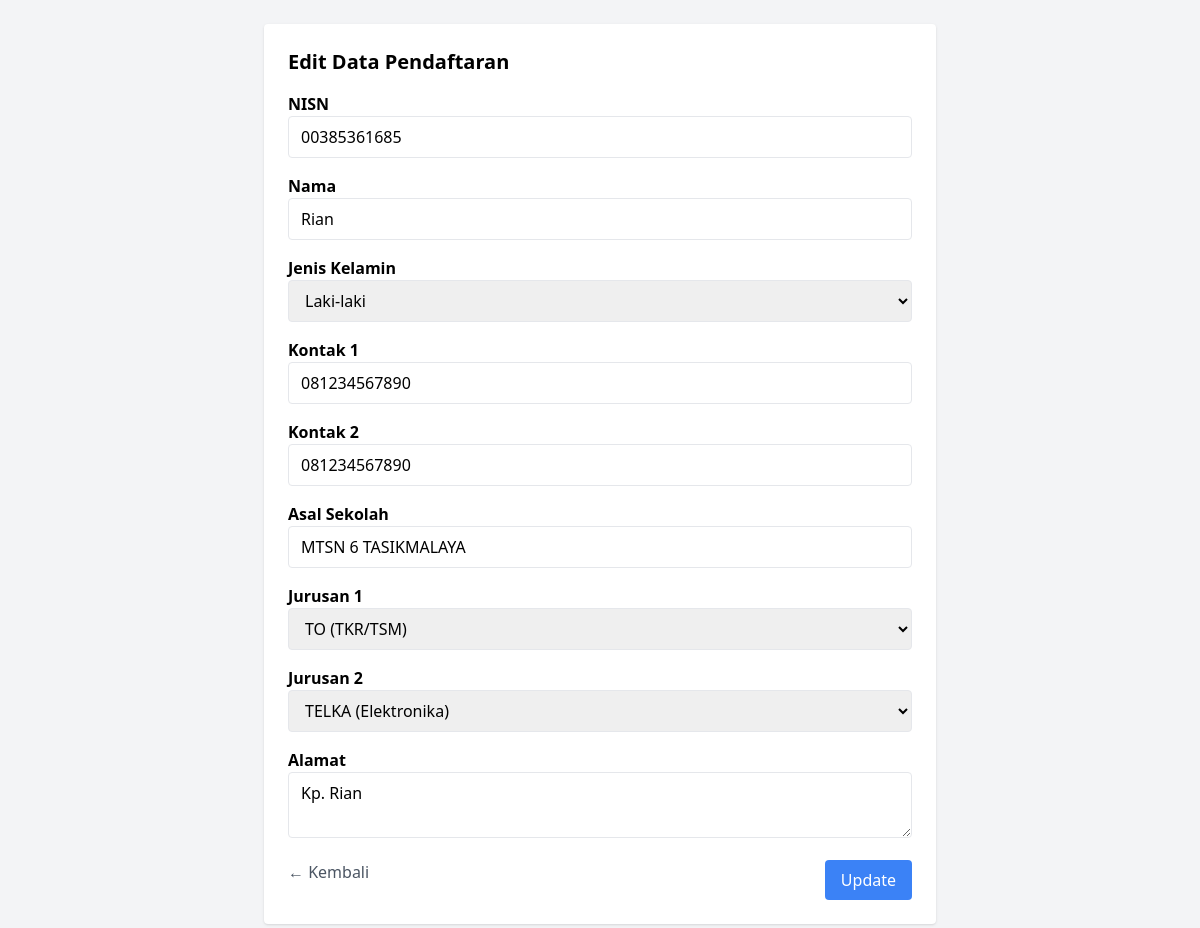
/admin/edit.php?id=5 (signed in), run on the app's committed database.
### tables this page shows
CREATE TABLE pendaftaran (
    id INTEGER PRIMARY KEY AUTOINCREMENT,
    nisn TEXT NOT NULL,
    nama TEXT NOT NULL,
    jk TEXT NOT NULL,
    kontak1 TEXT NOT NULL,
    kontak2 TEXT NOT NULL,
    asal_sekolah TEXT NOT NULL,
    jurusan1 TEXT NOT NULL,
    jurusan2 TEXT NOT NULL,
    alamat TEXT NOT NULL,
    Timestamp DATETIME DEFAULT CURRENT_TIMESTAMP
);

### admin/edit.php (the view, shortened to what this page needs)
<?php
$db = new PDO('sqlite:../ppdb2025.db');
$id = $_GET['id'];
$data = $db->query("SELECT * FROM pendaftaran WHERE id = $id")->fetch();
?>
<!DOCTYPE html>
<html>
<head>
    <script src="https://cdn.tailwindcss.com"></script>
</head>
<body class="bg-gray-100 p-6">
    <div class="max-w-2xl mx-auto bg-white p-6 rounded shadow">
        <h2 class="text-xl font-bold mb-4">Edit Data Pendaftaran</h2>
        <form method="post" class="space-y-4">
            <?php
            foreach ([
                'nisn' => 'NISN',
                'nama' => 'Nama',
                'jk' => 'Jenis Kelamin',
                'kontak1' => 'Kontak 1',
                'kontak2' => 'Kontak 2',
                'asal_sekolah' => 'Asal Sekolah',
                'jurusan1' => 'Jurusan 1',
                'jurusan2' => 'Jurusan 2',
                'alamat' => 'Alamat',
            ] as $name => $label):
            ?>
                <div>
                    <label class="block font-semibold"><?= $label ?></label>
                    <?php if ($name === 'jk'): ?>
                        <select name="jk" class="w-full border rounded px-3 py-2">
                            <option value="L" <?= $data['jk'] === 'L' ? 'selected' : '' ?>>Laki-laki</option>
                        </select>
                    <?php elseif ($name === 'alamat'): ?>
                        <textarea name="alamat" class="w-full border rounded px-3 py-2"><?= htmlspecialchars($data['alamat']) ?></textarea>
                    <?php elseif ($name === 'jurusan1'): ?>
                        <select name="jurusan1" class="w-full border rounded px-3 py-2" required>
                            <option value="TO" <?= $data['jurusan1'] === 'TO' ? 'selected' : '' ?>>TO (TKR/TSM)</option>
                        </select>
                    <?php elseif ($name === 'jurusan2'): ?>
                        <select name="jurusan2" class="w-full border rounded px-3 py-2" required>
                            <option value="TELKA" <?= $data['jurusan2'] === 'TELKA' ? 'selected' : '' ?>>TELKA (Elektronika)</option>
                        </select>
                    <?php elseif ($name === 'asal_sekolah'): ?>
                        <input name="asal_sekolah" class="w-full border rounded px-3 py-2" list="asal-sekolah-list" value="<?= htmlspecialchars($data['asal_sekolah']) ?>" required>
                        <?php else: ?>
                        <input type="text" name="<?= $name ?>" value="<?= htmlspecialchars($data[$name]) ?>" class="w-full border rounded px-3 py-2" required>
                    <?php endif; ?>
                </div>
            <?php endforeach; ?>
            <div class="flex justify-between mt-4">
                <a href="index.php" class="text-gray-600 hover:underline">← Kembali</a>
                <button type="submit" class="bg-blue-500 text-white px-4 py-2 rounded hover:bg-blue-600">Update</button>
            </div>
        </form>
    </div>
</body>
</html>

### data on the page
pendaftaran: nisn "00385361685", nama "Rian", jk "Laki-laki", kontak1 "081234567890", kontak2 "081234567890", asal_sekolah "MTSN 6 TASIKMALAYA", jurusan1 "TO (TKR/TSM)", jurusan2 "TELKA (Elektronika)", alamat "Kp. Rian"

### other printed values
$label "NISN"
$label "Nama"
$label "Jenis Kelamin"
$label "Kontak 1"
$label "Kontak 2"
$label "Asal Sekolah"
$label "Jurusan 1"
$label "Jurusan 2"
$label "Alamat"
